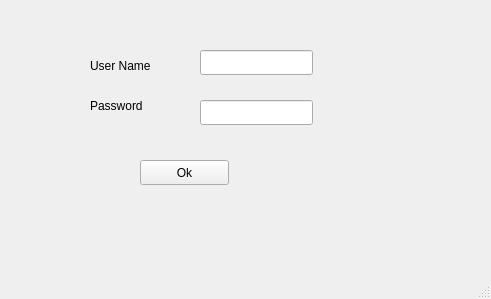
<?xml version="1.0" encoding="UTF-8"?>
<ui version="4.0">
 <class>EntranceWindow</class>
 <widget class="QMainWindow" name="EntranceWindow">
  <property name="geometry">
   <rect>
    <x>0</x>
    <y>0</y>
    <width>491</width>
    <height>299</height>
   </rect>
  </property>
  <property name="windowTitle">
   <string>EntranceWindow</string>
  </property>
  <widget class="QWidget" name="centralwidget">
   <widget class="QPushButton" name="pushButtonOk">
    <property name="geometry">
     <rect>
      <x>140</x>
      <y>160</y>
      <width>89</width>
      <height>25</height>
     </rect>
    </property>
    <property name="text">
     <string>Ok</string>
    </property>
   </widget>
   <widget class="QLabel" name="labelUserName">
    <property name="geometry">
     <rect>
      <x>90</x>
      <y>50</y>
      <width>101</width>
      <height>31</height>
     </rect>
    </property>
    <property name="text">
     <string>User Name</string>
    </property>
   </widget>
   <widget class="QLineEdit" name="lineEditUserName">
    <property name="geometry">
     <rect>
      <x>200</x>
      <y>50</y>
      <width>113</width>
      <height>25</height>
     </rect>
    </property>
   </widget>
   <widget class="QLabel" name="labelPassword">
    <property name="geometry">
     <rect>
      <x>90</x>
      <y>90</y>
      <width>101</width>
      <height>31</height>
     </rect>
    </property>
    <property name="text">
     <string>Password</string>
    </property>
   </widget>
   <widget class="QLineEdit" name="lineEditPassword">
    <property name="geometry">
     <rect>
      <x>200</x>
      <y>100</y>
      <width>113</width>
      <height>25</height>
     </rect>
    </property>
   </widget>
  </widget>
  <widget class="QMenuBar" name="menubar">
   <property name="geometry">
    <rect>
     <x>0</x>
     <y>0</y>
     <width>491</width>
     <height>22</height>
    </rect>
   </property>
  </widget>
  <widget class="QStatusBar" name="statusbar"/>
 </widget>
 <resources/>
 <connections/>
</ui>
